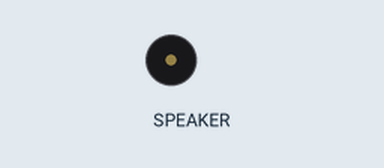
This program was run on a simulated ESP32 board running CircuitPython. Shown: buzzer (waves = sounding). The interpreter's speed is modelled, so counts of loop turns are approximate; values from a settings file that is not in the repository are placeholders; web requests get an empty 200 reply after 0.4 s; audio playback is drawn as a buzzer; what the program prints to the serial console is not drawn.

Above: at 1.7 s.
Timing chart, 0 to 4.8 s (numbered marks = the images above):
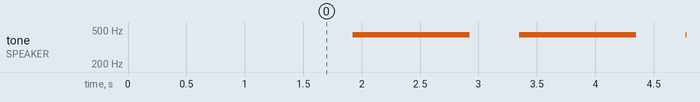

The program:

code_0v0.py
```python
# code.py - ESP32-S3-zero (MAX98357A) webrádió CircuitPython alatt

""" ************ KAPCSOLÁSI RAJZ ******************

 TÁPFESZÜLTSÉG
     REPL
      ↓
    USB-C            MAX98357a
┌────┬──┬────┐     ┌──────────┐
│    └──┘ IO7├─────┤DIN   OUT+├─-─-┬─────┐
│         IO8├─────┤BCLK      │    │     🔊
│         IO9├─────┤LRC       │   ┌┴┐   8Ω/1W
│         GND├─────┤GND       │   │ ←--──┘
│         3V3├──┬──┤Vin       │   └┬┘56R
│            │  └──┤Gain  OUT-├─---┘ 1W
|            │     └──────────┘
│  ESP32-S3  │   Gain to 3V3 -> 6 dB
│    zero    │
│            │   Gain NC -> 9 dB
│            │   Gain to GND -> 12dB
│            │
└────────────┘

"""

# ver 0.0 - 2026-02-19 Működő minimál kód


import time
import board
import wifi
import socketpool
import audiobusio
import audiomp3
import os

VERSION = "0.0 - alls. komm. és kapcs. rajz - 2026-02-19"

# --- Beállítások betöltése a settings.toml-ből ---
ssid = os.getenv("CIRCUITPY_WIFI_SSID")
password = os.getenv("CIRCUITPY_WIFI_PASSWORD")

# Rádió szerver adatai (szétbontva)

# Kossuth rádió
# https://mr-stream.connectmedia.hu//4736//mr1.mp3
# HOST = "mr-stream.connectmedia.hu"
# PORT = 80
# PATH = "/4736/mr1.mp3"

# Dankó rádió
# https://mr-stream.connectmedia.hu//4748//mr7.mp3
# HOST = "mr-stream.connectmedia.hu"
# PORT = 80
# PATH = "/4748/mr7.mp3"

# Bartók rádió
# https://mr-stream.connectmedia.hu//4741//mr3.mp3
# HOST = "mr-stream.connectmedia.hu"
# PORT = 80
# PATH = "/4741/mr3.mp3"

# Szakcsi rádió - Jazz
# https://mr-stream.connectmedia.hu//4691//mr9.mp3
# HOST = "mr-stream.connectmedia.hu"
# PORT = 80
# PATH = "/4691/mr9.mp3"

# Petőfi rádió
# https://mr-stream.connectmedia.hu//4738//mr2.mp3
HOST = "mr-stream.connectmedia.hu"
PORT = 80
PATH = "/4738/mr2.mp3"

# Katolikus - low mp3
# http://katolikusradio.hu:9000/live_low.mp3
# HOST = "81.0.119.219"
# PORT = 9000
# PATH = "/live_low.mp3"

# Katolikus - világzene
# http://katolikusradio.hu:9000/vilagzene
# HOST = "81.0.119.219"
# PORT = 9000
# PATH = "/vilagzene"

# Katolikus - Jazz, dixie
# http://www.katolikusradio.hu:9000/jazz_dixie
# HOST = "81.0.119.219"
# PORT = 9000
# PATH = "/jazz_dixie"

# Szépvíz FM - Csíkszépvíz
# http://86.123.109.20:8000/;stream.mp3
# HOST = "86.123.109.20"
# PORT = 8000
# PATH = "/;stream.mp3"

# Fun FM - Csíkszereda
# http://82.78.114.176:8000/funfm.mp3
# HOST = "82.78.114.176"
# PORT = 8000
# PATH = "/funfm.mp3"

# Sansz FM
# HOST = "91.82.85.44"
# PORT = 9056
# PATH = "/;stream.mp3"

# Pin kiosztás (ESP32-S3 Zero)
PIN_BCLK = board.IO8
PIN_LRCK = board.IO9
PIN_DIN  = board.IO7

print("--- ESP32-S3 Zero Webrádió (Socket mód) ---")
print("Ver.:", VERSION, "\n")

# 1. WiFi Csatlakozás
print(f"Csatlakozás WiFi-hez: {ssid}...")
try:
    wifi.radio.connect(ssid, password)
    print("WiFi csatlakozva! IP:", wifi.radio.ipv4_address)
except Exception as e:
    print("WiFi hiba:", e)
    while True: pass

# 2. Audio kimenet (I2S) beállítása
try:
    audio = audiobusio.I2SOut(bit_clock=PIN_BCLK, word_select=PIN_LRCK, data=PIN_DIN)
    print("I2S hardver OK.")
except Exception as e:
    print("I2S hiba:", e)
    while True: pass

# 3. Socket és Pool létrehozása
pool = socketpool.SocketPool(wifi.radio)

def play_radio():
    print(f"Csatlakozás a szerverhez: {HOST}:{PORT}")
    sock = None
    try:
        # Kapcsolat nyitása
        sock = pool.socket(pool.AF_INET, pool.SOCK_STREAM)
        sock.connect((HOST, PORT))

        # HTTP kérés küldése kézzel (ez a "nyers" módszer)
        request = f"GET {PATH} HTTP/1.0\r\nHost: {HOST}\r\n\r\n"
        sock.send(bytes(request, "utf-8"))

        # --- Fejléc átugrása ---
        # A szerver először szöveges infót küld (HTTP/1.0 200 OK...)
        # Ezt addig kell olvasni, amíg nem találunk egy üres sort (\r\n\r\n)
        print("Fejléc átugrása...")
        buffer = bytearray(1)
        prev_seq = b""
        while True:
            count = sock.recv_into(buffer, 1) # Egy bájtot olvasunk egyszerre
            if count == 0:
                raise Exception("A szerver lezárta a kapcsolatot a fejlécben.")

            # Figyeljük a dupla soremelést (ez jelzi a fejléc végét)
            prev_seq += buffer
            if b"\r\n\r\n" in prev_seq:
                break # Megvan a zene eleje!

            # Hogy ne teljen meg a memória, csak az utolsó 4 karaktert tároljuk
            if len(prev_seq) > 4:
                prev_seq = prev_seq[-4:]

        print("Zene indítása...")

        # Itt adjuk át a nyers socketet a dekódernek
        # Most már közvetlenül a zenét kapja
        mp3_stream = audiomp3.MP3Decoder(sock)

        audio.play(mp3_stream)

        while audio.playing:
            # Itt fut a zene.
            # Ha megszakad a stream, a 'playing' hamis lesz vagy a sock dob hibát.
            pass

    except Exception as e:
        print("Hiba lejátszás közben:", e)
        audio.stop() # Leállítja a DMA-t és üríti a puffert (kerregés ellen)
        if sock:
            sock.close()
        time.sleep(3)

# Fő ciklus
while True:
    play_radio()
```

Measured:
- by itself, tone on SPEAKER: alternates 440 Hz for 1.0 s and silent for 0.42 s
